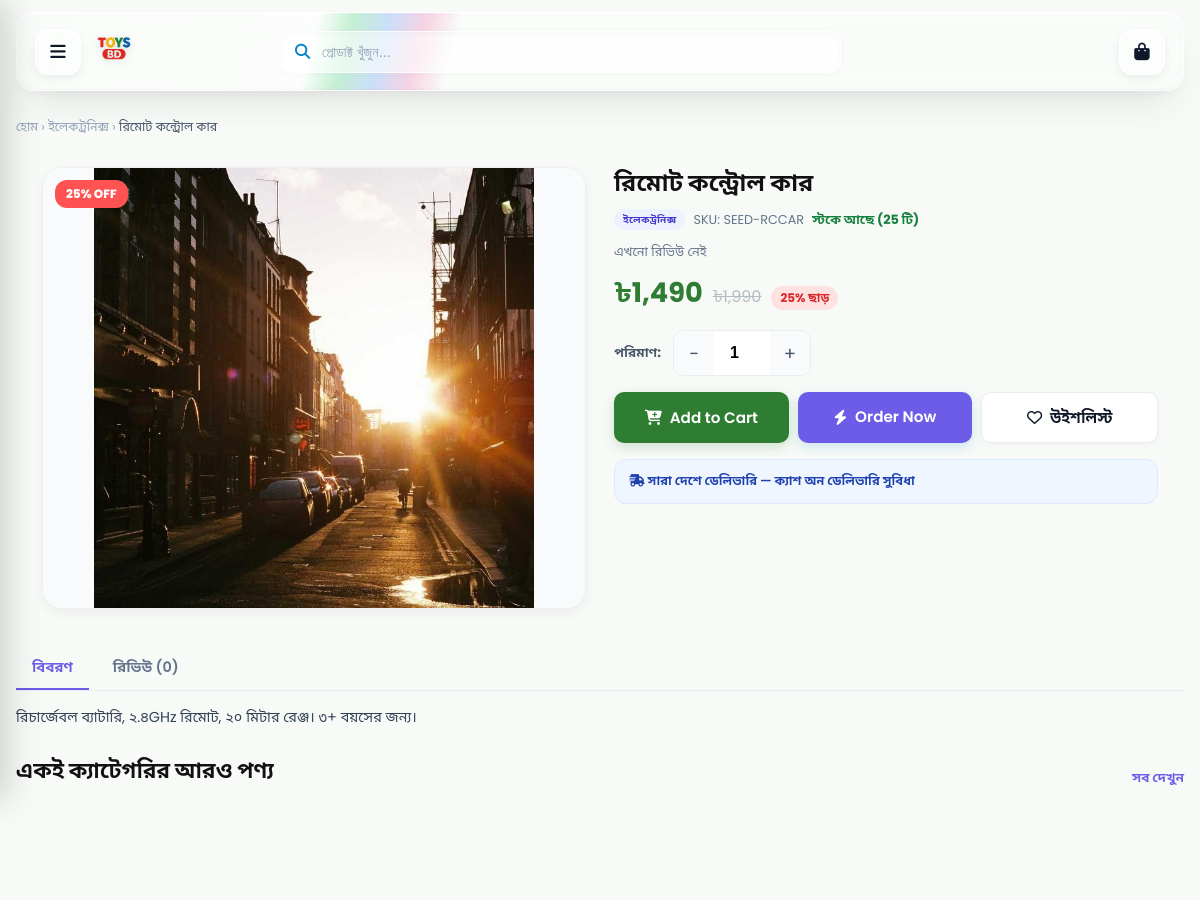
/product_details.php?id=91 (upper part), run on an earlier commit of the app's database.
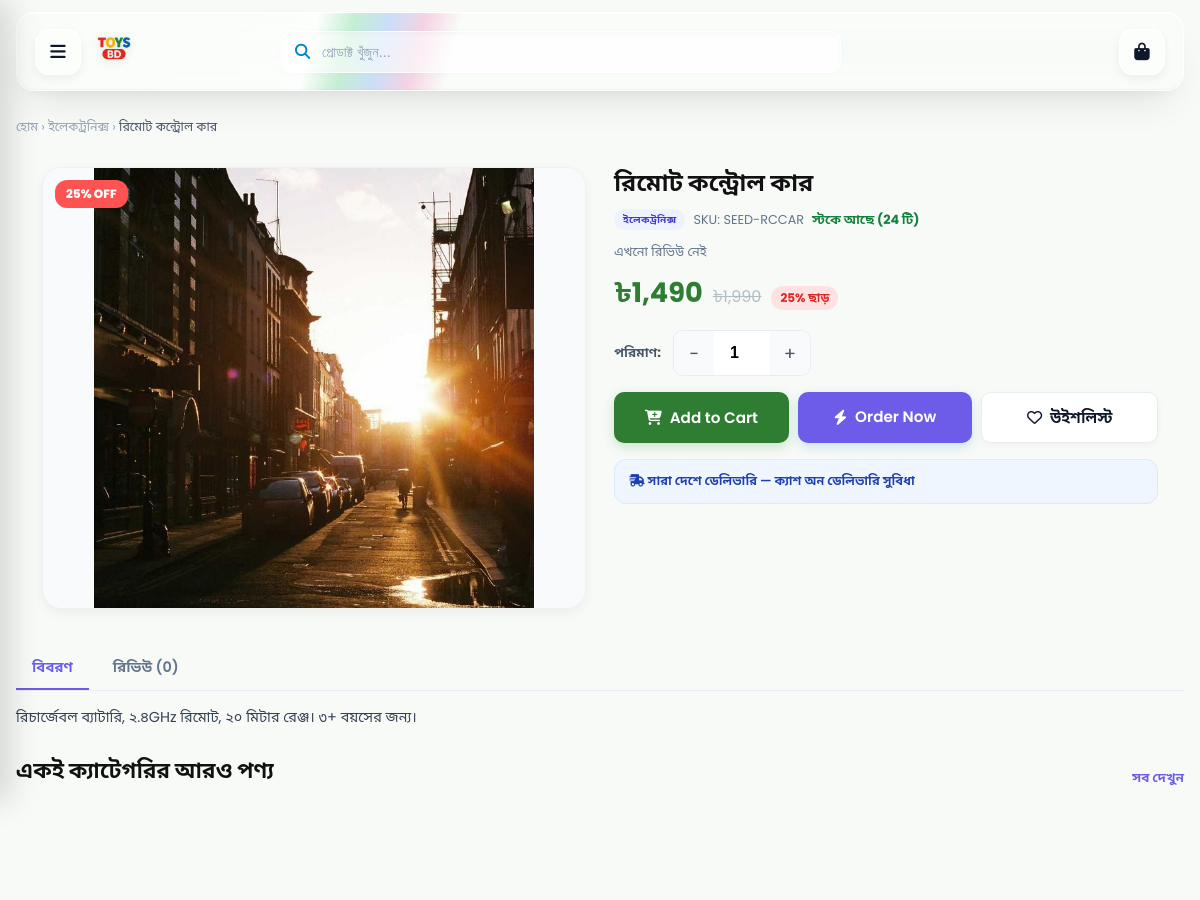
And on a later commit of the database.
### tables this page shows
CREATE TABLE `products` (
  `id` int(11) NOT NULL AUTO_INCREMENT,
  `category_id` int(11) DEFAULT NULL,
  `name` varchar(255) NOT NULL,
  `sku` varchar(40) DEFAULT NULL,
  `description` text DEFAULT NULL,
  `price` decimal(10,2) NOT NULL,
  `compare_at_price` decimal(10,2) DEFAULT NULL,
  `stock` int(11) NOT NULL DEFAULT 0,
  `tags` varchar(255) DEFAULT NULL,
  `specifications` text DEFAULT NULL,
  `image` varchar(400) DEFAULT NULL,
  `active` tinyint(1) NOT NULL DEFAULT 1,
  `created_at` timestamp NOT NULL DEFAULT current_timestamp(),
  `sold_count` int(11) NOT NULL DEFAULT 0,
  `is_featured` tinyint(1) NOT NULL DEFAULT 0,
  `badge_color` varchar(20) DEFAULT NULL,
  `is_new_arrival` tinyint(1) NOT NULL DEFAULT 1,
  PRIMARY KEY (`id`),
  KEY `category_id` (`category_id`),
  KEY `idx_products_stock` (`stock`),
  CONSTRAINT `products_ibfk_1` FOREIGN KEY (`category_id`) REFERENCES `categories` (`id`) ON DELETE SET NULL
);

CREATE TABLE `categories` (
  `id` int(11) NOT NULL AUTO_INCREMENT,
  `name` varchar(120) NOT NULL,
  `image` varchar(400) DEFAULT NULL,
  `sort_order` int(11) NOT NULL DEFAULT 0,
  `active` tinyint(1) NOT NULL DEFAULT 1,
  PRIMARY KEY (`id`)
);

### includes/config.php (called while the page is built, shortened)
<?php
function h($s){ return htmlspecialchars(is_scalar($s) ? (string)$s : '', ENT_QUOTES, 'UTF-8'); }
function money_bd($n){ return '৳'.number_format((float)$n, 0); }
if (!function_exists('img_url')) {
  function img_url($path, ?string $fallback = null): string {
    $fallback = $fallback === null ? (BASE_URL.'/uploads/default.jpg') : $fallback;
    $path = trim((string)$path);
    $root = dirname(__DIR__);
    $rel  = ltrim($path, '/');
    if (stripos($rel, 'uploads/') === 0) {
      $abs = $root.'/'.$rel;
    } else {
      $abs = UPLOAD_DIR.'/'.$rel;
      $rel = 'uploads/'.$rel;
    }
    if (is_file($abs)) return BASE_URL.'/'.$rel;
    return $fallback;
  }
}
?>

### product_details.php (the view, shortened to what the changed rows need)
<?php
require_once __DIR__.'/includes/config.php';
$pdo = get_pdo();
$id  = (int)($_GET['id'] ?? 0);
$stm = $pdo->prepare("
  SELECT p.*, c.name AS cat_name
  FROM products p
  LEFT JOIN categories c ON c.id = p.category_id
  WHERE p.id = ? AND p.active = 1
");
$stm->execute([$id]);
$p = $stm->fetch();
$pid   = (int)$p['id'];
$stock = max(0, (int)$p['stock']);
$isOut = $stock <= 0;
$price = (float)$p['price'];
$old   = (float)($p['compare_at_price'] ?? 0);
$discountPct = ($old > $price && $old > 0) ? (int)round((($old - $price) / $old) * 100) : 0;
$gallery = [];
if (!empty($p['image']) && img_url($p['image']) !== img_fallback_url()) {
  $gallery[] = ['type'=>'image', 'url'=>img_url($p['image'])];
}
$avgRating = 0; $ratingCount = 0;
try {
  $rs = $pdo->prepare("SELECT AVG(rating) avg_r, COUNT(*) cnt FROM product_reviews WHERE product_id=? AND status='approved'");
  $rs->execute([$pid]);
  $row = $rs->fetch();
  $avgRating   = $row ? round((float)$row['avg_r'], 1) : 0;
  $ratingCount = $row ? (int)$row['cnt'] : 0;
} catch (Throwable $e) {}
$related = [];
if (!empty($p['category_id'])) {
  try {
    $rq = $pdo->prepare("SELECT * FROM products WHERE active=1 AND category_id=? AND id<>? ORDER BY id DESC LIMIT 8");
    $rq->execute([(int)$p['category_id'], $pid]);
    $related = $rq->fetchAll();
  } catch (Throwable $e) {}
}
$inWishlist = false;
include __DIR__.'/includes/partials_header.php';
?>
<div class="wrap">
  <nav style="font-size:.78rem;color:#94a3b8;margin:8px 0 14px">
    <a href="<?php echo BASE_URL; ?>/index.php">হোম</a>
    <?php if (!empty($p['cat_name'])): ?>
      › <a href="<?php echo BASE_URL; ?>/category_products.php?id=<?php echo (int)$p['category_id']; ?>"><?php echo h($p['cat_name']); ?></a>
    <?php endif; ?>
    › <span style="color:#475569"><?php echo h(mb_substr($p['name'],0,40)); ?></span>
  </nav>
  <div class="pd-wrap">
    <div class="pd-gallery">
      <div class="pd-main">
        <img id="pdMainImg" src="<?php echo h($gallery[0]['url']); ?>" alt="<?php echo h($p['name']); ?>" width="600" height="600">
        <?php if ($discountPct > 0): ?>
          <span class="pc-badge" style="top:12px;left:12px;font-size:12px;padding:5px 11px;background:#ff5252"><?php echo $discountPct; ?>% OFF</span>
        <?php endif; ?>
      </div>
    </div>
    <div class="pd-info">
      <h1><?php echo h($p['name']); ?></h1>
      <div class="pd-meta">
        <?php if (!empty($p['cat_name'])): ?>
          <span class="badge-chip" style="background:#eef2ff;color:#4338ca"><?php echo h($p['cat_name']); ?></span>
        <?php endif; ?>
        <?php if (!empty($p['sku'])): ?><span>SKU: <?php echo h($p['sku']); ?></span><?php endif; ?>
        <?php if ($isOut): ?>
          <span class="badge-chip stock-out">স্টক আউট</span>
        <?php elseif ($stock <= 5): ?>
          <span class="badge-chip low">স্টকে মাত্র <?php echo $stock; ?> টি</span>
        <?php else: ?>
          <span style="color:#15803d;font-weight:700">স্টকে আছে (<?php echo $stock; ?> টি)</span>
        <?php endif; ?>
      </div>
      <div class="pd-meta">
        <?php if ($ratingCount > 0): ?>
          <span style="color:#f59e0b;font-size:.9rem">
            <?php echo str_repeat('★', (int)round($avgRating)) . str_repeat('☆', 5 - (int)round($avgRating)); ?>
          </span>
          <span><?php echo $avgRating; ?> রেটিং (<?php echo $ratingCount; ?>)</span>
        <?php else: ?>
          <span>এখনো রিভিউ নেই</span>
        <?php endif; ?>
      </div>
      <div class="pd-price">
        <span class="now"><?php echo money_bd($price); ?></span>
        <?php if ($old > $price): ?>
          <span class="was"><?php echo money_bd($old); ?></span>
          <span class="off"><?php echo $discountPct; ?>% ছাড়</span>
        <?php endif; ?>
      </div>
      <?php if (!$isOut): ?>
        <div style="display:flex;align-items:center;gap:12px;margin-bottom:14px">
          <span style="font-size:.82rem;font-weight:700;color:#475569">পরিমাণ:</span>
          <div class="qty-box">
          </div>
        </div>
      <?php endif; ?>
      <div class="pd-actions">
        <button type="button" class="btn-pill green" id="btnAdd"
                data-product-id="<?php echo $pid; ?>"
                onclick="return addToCart(this.dataset.productId, event, this)"
                <?php echo $isOut ? 'disabled' : ''; ?>>
        </button>
        <?php if (!$isOut): ?>
          <a class="btn-pill order" href="<?php echo BASE_URL; ?>/checkout.php?buy=<?php echo $pid; ?>&qty=1" id="btnBuy">
          </a>
        <?php endif; ?>
        <button type="button" class="btn-pill ghost" id="btnWish"
                onclick="toggleWishlist(<?php echo $pid; ?>, this)"
                aria-pressed="<?php echo $inWishlist ? 'true' : 'false'; ?>">
        </button>
      </div>
      <div class="notice" style="margin-top:14px;font-size:.78rem">
        <i class="fa-solid fa-truck-fast"></i> সারা দেশে ডেলিভারি — ক্যাশ অন ডেলিভারি সুবিধা
      </div>
    </div>
  </div>
  <div class="pd-tabs" role="tablist">
    <button type="button" class="active" data-tab="desc" role="tab">বিবরণ</button>
    <button type="button" data-tab="reviews" role="tab">রিভিউ (<?php echo $ratingCount; ?>)</button>
  </div>
  <div class="pd-tab-panel" id="tab-desc">
    <?php if (!empty($p['description'])): ?>
      <?php echo nl2br(h($p['description'])); ?>
    <?php else: ?>
      <p style="color:#94a3b8">এই পণ্যের জন্য কোনো বিবরণ যোগ করা হয়নি।</p>
    <?php endif; ?>
  </div>
  <?php if ($related): ?>
    <div class="section-head">
      <div><h2>একই ক্যাটেগরির আরও পণ্য</h2></div>
      <?php if (!empty($p['category_id'])): ?>
        <a class="see-all" href="<?php echo BASE_URL; ?>/category_products.php?id=<?php echo (int)$p['category_id']; ?>">সব দেখুন</a>
      <?php endif; ?>
    </div>
    <div class="product-grid">
    </div>
  <?php endif; ?>
</div>
<?php include __DIR__.'/includes/partials_footer.php'; ?>

What changed in the data, as far as the page shows it:
changed products "রিমোট কন্ট্রোল কার": stock "25" → "24"
